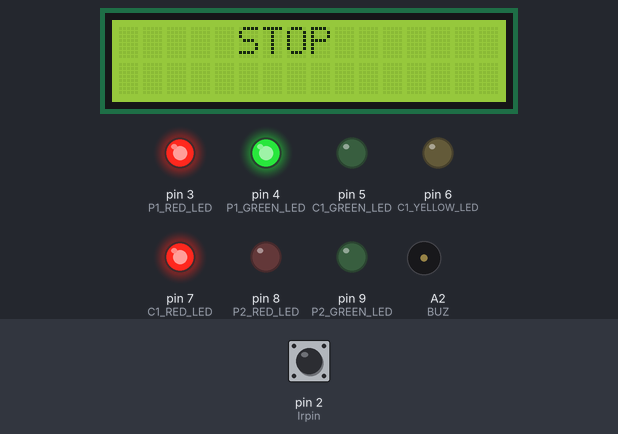
Simulated run of this sketch. Board: Arduino Uno, built with avr-gcc and run on an emulated ATmega328P. On the bench: 16×2 character LCD, output pins drawn as LEDs (lit = HIGH), buzzer (waves = sounding, pin HIGH). Dashed ring = blinking. The inputs (shaded band) are chosen by the test bench; at power-on: pin 2 (Irpin) HIGH.

Above: at 8.8 s.
8.9 s: pin 2 (Irpin) driven HIGH
11.0 s: pin 2 (Irpin) driven LOW
At 18.93 s:
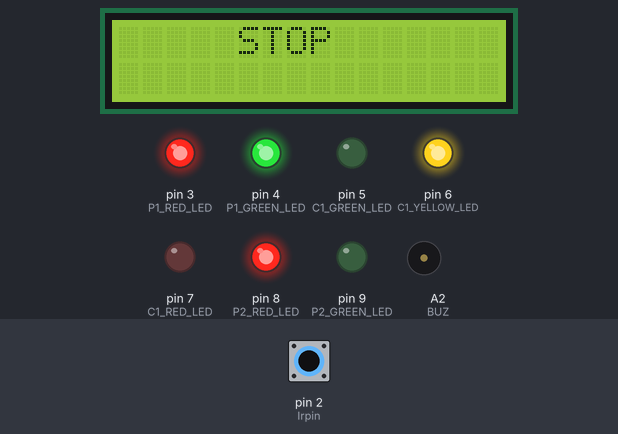
19.8 s: pin 2 (Irpin) driven HIGH
At 19.94 s:
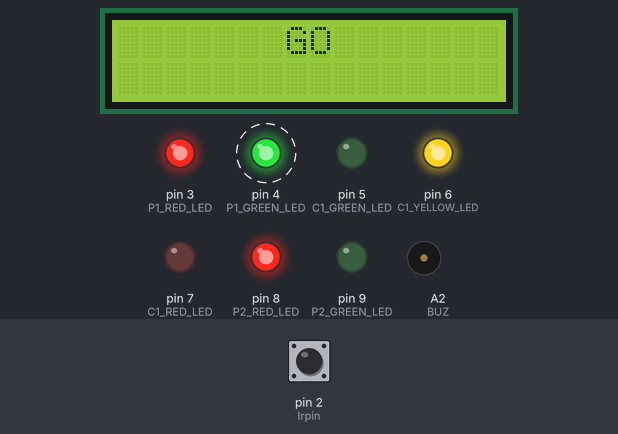
21.7 s: pin 2 (Irpin) pulsed LOW 2 times (0.12 s each, 0.3 s apart)
At 25.2 s:
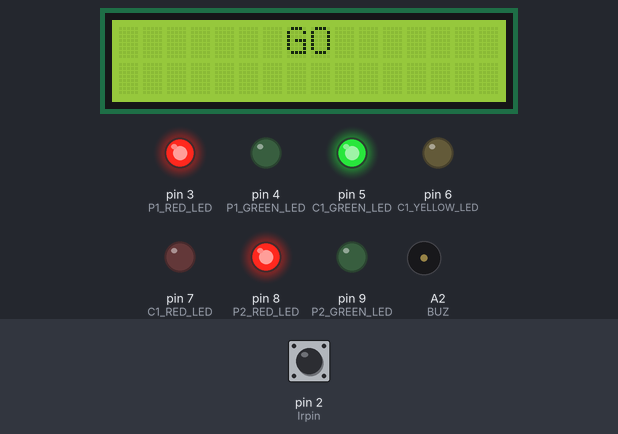
Timing chart, 0 to 61.6 s (numbered marks = the images above; inputs shaded):
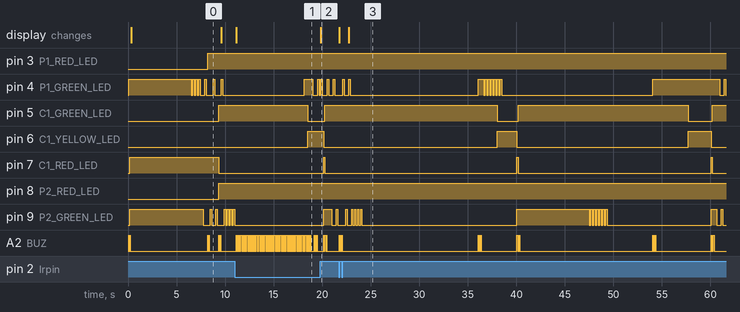

The sketch:

20221008.ino
```cpp
/*
 제목 : 2023학년도 디미고 자기추천 실적물
        우회전 차량 사고방지를 위한 신호표시 장치
 작성자 : 정천중학교 3학년 김하겸
 개발기간 : 2022.06.30~2022.09.30
 하드웨어 : MCU(아두이노 나노), LCD, IR센서, BUZ, LED*9
 */


#include <SimpleTimer.h>
#include <Wire.h>
#include "func.h"


void setup(){
    lcd.begin();
    lcd.backlight();
    pinMode (Irpin,INPUT);
    pinMode (P1_RED_LED,OUTPUT);
    pinMode (P1_GREEN_LED,OUTPUT);
    pinMode (P2_RED_LED,OUTPUT);
    pinMode (P2_GREEN_LED,OUTPUT);
    pinMode (C1_RED_LED,OUTPUT);
    pinMode (C1_YELLOW_LED,OUTPUT);
    pinMode (C1_GREEN_LED,OUTPUT);
    pinMode (BUZ,OUTPUT);
    _timerP1_G.setInterval(18000,P1_GreenOn);
    _timerP1_R.setInterval(18000,P1_RedOff);
    _timerP2_G.setInterval(20000,P2_GreenOn);
    _timerP2_R.setInterval(20000,P2_RedOff);
    _timerC1_Y.setInterval(20000,C1_YellowOn);
    P1_RedOff();
    P1_GreenOn();
    P2_RedOff();
    P2_GreenOn();
    Serial.begin(9600);
}


void loop(){
    _timerP1_G.run();
    _timerP1_R.run();
    _timerP2_G.run();
    _timerP2_R.run();

    if (P1_R==1 && P2_R==1){
        boolean irdata=digitalRead(Irpin);
        if (irdata==0){
            lcd.setCursor(0,0);lcd.print("     STOP");
            BuzSound(3);
        }
        else {
            lcd.setCursor(0,0);lcd.print("       GO");
        }
    }
    else if (P2_G==1){
        lcd.setCursor(0,0);lcd.print("     STOP");
    }
    else if (P1_G==1 && P2_R==1){
        boolean irdata=digitalRead(Irpin);
        if (irdata==0){
            lcd.setCursor(0,0);lcd.print("     STOP");
            BuzSound(3);
        }
        else {
            lcd.setCursor(0,0);lcd.print("SLOWLY GO");
        }
    }
}
```

func.h
```cpp
void P1_GreenBlk(); // P1_GREEN_LED 를 3초 간격으로 키고 끄는 것을 7번 반복
void P1_GreenOn();  // P1_GREEN_LED 를 키고 BuzSound 를 1회 실행하는 함수
void P1_GreenOff(); // P1_GREEN_LED 를 키고 1.5초 후에 끄는 함수
void P1_RedOn();    // P1_RED_LED 를 키고 BuzSound 를 2회 실행하는 함수
void P1_RedOff();   // P1_RED_LED 를 끄는 함수
void BuzSound(int cnt);// buz 를 0.6초 간격으로 키고 끄는 함수
void P2_GreenOn();  // P2_GREEN_LED 와 C1_RED_LED 를 켜고 C1_YELLOW_LED 와 C1_GREEN_LED 를 끄고
                    // BuzSound를 1회 실행하는 함수
void P2_GreenBlk(); // P2_GREEN_LED 를 3초 간격으로 키고 끄는 것을 7번 반복하는 함수
void P2_GreenOff(); // P2_GREEN_LED 를 키고 1.5초 후에 끄고 C1_RED_LED 를 끄는 함수
void P2_RedOn();    // P2_RED_LED 와 C1_GREEN_LED 를 키고 C1_YELLOW_LED 를 끄고
                    // BuzSound 를 2회 실행하는 함수
void P2_RedOff();   // P2_RED_LED 를 끄는 함수
void C1_YellowOn(); // C1_GREEN_LED 를 끄고 C1_YELLOW_LED 를 켜는 함수


int P1_RED_LED=3;
int P1_GREEN_LED=4;
int P2_RED_LED=8;
int P2_GREEN_LED=9;
int C1_RED_LED=7;
int C1_YELLOW_LED=6;
int C1_GREEN_LED=5;
int P1_GreenOnTime=6000;
int P1_GreenBlkTime=300;
int P1_RedOffTime=8000;
int P2_GreenOnTime=7000;
int P2_GreenBlkTime=300;
int P2_RedOffTime=9100;
int BlkCount=7;
int Blkinterval=150;
int P1_G=0;
int P1_R=0;
int P2_G=0;
int P2_R=0;
int BUZ=A2;
int Irpin=2;
int i=0;

#include <LiquidCrystal_I2C.h>
LiquidCrystal_I2C lcd(0x3f, 16, 2);
SimpleTimer _timerP1_G;
SimpleTimer _timerP1_R;
SimpleTimer _timerP2_G;
SimpleTimer _timerP2_R;
SimpleTimer _timerC1_Y;

/**********************************************************/
//BUZ 를 제어하는 함수
/*********************************************************/

void BuzSound(int cnt){
    for(int i=0;i<cnt;i++){
        digitalWrite (BUZ,HIGH); delay(60);
        digitalWrite (BUZ,LOW); delay(60);
    }
}

/**********************************************************/
//P1_GREEN_LED 를 제어하는 함수
/*********************************************************/

void P1_GreenOn(){
    digitalWrite (P1_GREEN_LED,HIGH);
    _timerP1_G.setTimeout(6000,P1_GreenBlk);
    BuzSound(1);
}

void P1_GreenBlk(){
    _timerP1_G.setTimer(P1_GreenBlkTime,P1_GreenOff,BlkCount);
}

void P1_GreenOff(){
    digitalWrite (P1_GREEN_LED,HIGH); delay(Blkinterval);
    digitalWrite (P1_GREEN_LED,LOW); delay(Blkinterval);
}

/**********************************************************/
//P1_RED_LED 를 제어하는 함수
/*********************************************************/
void P1_RedOn(){
    digitalWrite (P1_RED_LED,HIGH);
    digitalWrite (BUZ,HIGH);
    BuzSound(2);
    P1_G=0;
    P1_R=1;
 }

 void P1_RedOff(){
    digitalWrite (P1_RED_LED,LOW);
    _timerP1_R.setTimeout(8000,P1_RedOn);
    P1_G=1;
    P1_R=0;
}


/**********************************************************/
//P2_GREEN_LED 를 제어하는 함수
/*********************************************************/
void P2_GreenOn(){
    digitalWrite (P2_GREEN_LED,HIGH);
    digitalWrite (C1_RED_LED,HIGH);
    digitalWrite (C1_GREEN_LED,LOW);
    digitalWrite (C1_YELLOW_LED,LOW);
    _timerP2_G.setTimeout(P2_GreenOnTime,P2_GreenBlk);
    BuzSound(1);
    _timerP1_R.setTimeout(17500,C1_YellowOn);
}

void P2_GreenBlk(){
    _timerP2_G.setTimer(P2_GreenBlkTime,P2_GreenOff,BlkCount);
}

void P2_GreenOff(){
    digitalWrite (P2_GREEN_LED,HIGH);delay(Blkinterval);
    digitalWrite (P2_GREEN_LED,LOW);delay(Blkinterval);
}

/**********************************************************/
//P2_RED_LED 를 제어하는 함수
/*********************************************************/

void P2_RedOn(){
    digitalWrite (P2_RED_LED,HIGH);
    digitalWrite (C1_GREEN_LED,HIGH);
    digitalWrite (C1_RED_LED,LOW);
    digitalWrite (BUZ,HIGH);
    BuzSound(2);
    P2_G=0;
    P2_R=1;
}

void P2_RedOff(){
    digitalWrite (P2_RED_LED,LOW);
    P2_G=1;
    P2_R=0;
    _timerP2_R.setTimeout(P2_RedOffTime,P2_RedOn);
}

/**********************************************************/
//C1_YELLOW_LED 를 제어하는 함수
/*********************************************************/

void C1_YellowOn(){
    digitalWrite (C1_GREEN_LED,LOW);
    digitalWrite (C1_YELLOW_LED,HIGH);
}
```

Measured:
- after the input at 11.0 s, pin 3 (P1_RED_LED): stays HIGH (without the input it goes to LOW after 7.2 s); pin 5 (C1_GREEN_LED): HIGH → LOW after 7.5 s instead of 6.8 s; pin 6 (C1_YELLOW_LED): LOW → HIGH after 7.5 s instead of 6.8 s; the display: changes after 0.15 s (image 1)
- after the input at 19.8 s, pin 4 (P1_GREEN_LED): alternates HIGH for 0.15 s and LOW for 0.49 s, starting after 0.07 s; pin 5 (C1_GREEN_LED): LOW → HIGH after 0.49 s instead of 0.85 s
- after the input at 21.7 s, pin 3 (P1_RED_LED): stays HIGH (without the input it goes to LOW after 14.5 s); the display: first changes after 0.06 s (image 3 shows a later state)
- by itself, pin 7 (C1_RED_LED): alternates HIGH for 0.12 s and LOW for 19.9 s
